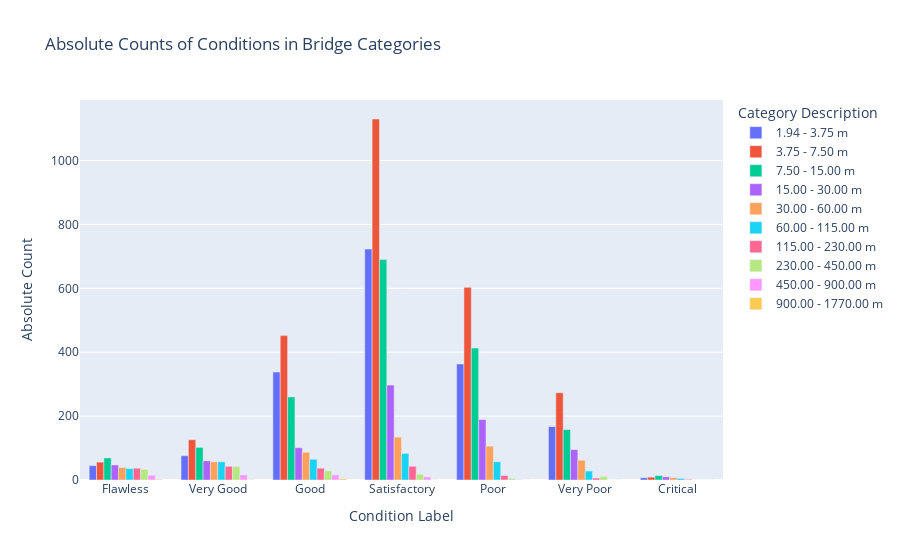

Here is the notebook cell this chart was saved with:
### Code cell
import pandas as pd
import numpy as np
import plotly.express as px

# Get the unique bridge length categories and sort them
categories = sorted(
    classified_bridges["Bridge_Length_Category"].unique(), key=lambda x: int(x))

# Create a list to store data for each category
data_list = []

# Define condition labels
condition_labels = {
    1: "Flawless",
    2: "Very Good",
    3: "Good",
    4: "Satisfactory",
    5: "Poor",
    6: "Very Poor",
    7: "Critical"
}

for category in categories:
    conditions = {1: 0, 2: 0, 3: 0, 4: 0, 5: 0, 6: 0, 7: 0}
    current = classified_bridges[classified_bridges["Bridge_Length_Category"] == category]
    value_counts = current["num_2023"].value_counts()

    # Create a DataFrame for the current category
    df = pd.DataFrame({'Conditions': list(conditions.keys()),
                       'Absolute Count': [value_counts.get(i, 0) for i in range(1, 8)]})

    # Add a column for the category description
    df['Category Description'] = category_description_mapping[category]

    # Add a column for condition labels
    df['Condition Label'] = df['Conditions'].map(condition_labels)

    # Append the DataFrame to the data list
    data_list.append(df)

# Concatenate all DataFrames in the data list
combined_data = pd.concat(data_list)

# Create a bar chart with Plotly Express and set barmode to 'group'
fig = px.bar(combined_data, x='Condition Label', y='Absolute Count',
             color='Category Description',
             title='Absolute Counts of Conditions in Bridge Categories',
             labels={'Condition Label': 'Condition Label',
                     'Absolute Count': 'Absolute Count',
                     'Category Description': 'Category Description'},
             barmode='group')  # Set barmode to 'group'

# Show the plot
fig.show()

### Figure 1 — Plotly figure (JSON) as saved in the notebook; plotly's stock layout.template omitted (floating-point values rounded to 4 significant figures)
{"data": [{"alignmentgroup": "True", "hovertemplate": "Category Description=1.94 - 3.75 m<br>Condition Label=%{x}<br>Absolute Count=%{y}<extra></extra>", "legendgroup": "1.94 - 3.75 m", "marker": {"color": "#636efa", "pattern": {"shape": ""}}, "name": "1.94 - 3.75 m", "offsetgroup": "1.94 - 3.75 m", "orientation": "v", "showlegend": true, "textposition": "auto", "type": "bar", "x": ["Flawless", "Very Good", "Good", "Satisfactory", "Poor", "Very Poor", "Critical"], "xaxis": "x", "y": [45, 76, 338, 723, 363, 167, 7], "yaxis": "y"}, {"alignmentgroup": "True", "hovertemplate": "Category Description=3.75 - 7.50 m<br>Condition Label=%{x}<br>Absolute Count=%{y}<extra></extra>", "legendgroup": "3.75 - 7.50 m", "marker": {"color": "#EF553B", "pattern": {"shape": ""}}, "name": "3.75 - 7.50 m", "offsetgroup": "3.75 - 7.50 m", "orientation": "v", "showlegend": true, "textposition": "auto", "type": "bar", "x": ["Flawless", "Very Good", "Good", "Satisfactory", "Poor", "Very Poor", "Critical"], "xaxis": "x", "y": [56, 126, 452, 1130, 603, 273, 9], "yaxis": "y"}, {"alignmentgroup": "True", "hovertemplate": "Category Description=7.50 - 15.00 m<br>Condition Label=%{x}<br>Absolute Count=%{y}<extra></extra>", "legendgroup": "7.50 - 15.00 m", "marker": {"color": "#00cc96", "pattern": {"shape": ""}}, "name": "7.50 - 15.00 m", "offsetgroup": "7.50 - 15.00 m", "orientation": "v", "showlegend": true, "textposition": "auto", "type": "bar", "x": ["Flawless", "Very Good", "Good", "Satisfactory", "Poor", "Very Poor", "Critical"], "xaxis": "x", "y": [69, 102, 260, 690, 413, 158, 14], "yaxis": "y"}, {"alignmentgroup": "True", "hovertemplate": "Category Description=15.00 - 30.00 m<br>Condition Label=%{x}<br>Absolute Count=%{y}<extra></extra>", "legendgroup": "15.00 - 30.00 m", "marker": {"color": "#ab63fa", "pattern": {"shape": ""}}, "name": "15.00 - 30.00 m", "offsetgroup": "15.00 - 30.00 m", "orientation": "v", "showlegend": true, "textposition": "auto", "type": "bar", "x": ["Flawless", "Very Good", "Good", "Satisfactory", "Poor", "Very Poor", "Critical"], "xaxis": "x", "y": [47, 60, 101, 297, 189, 95, 10], "yaxis": "y"}, {"alignmentgroup": "True", "hovertemplate": "Category Description=30.00 - 60.00 m<br>Condition Label=%{x}<br>Absolute Count=%{y}<extra></extra>", "legendgroup": "30.00 - 60.00 m", "marker": {"color": "#FFA15A", "pattern": {"shape": ""}}, "name": "30.00 - 60.00 m", "offsetgroup": "30.00 - 60.00 m", "orientation": "v", "showlegend": true, "textposition": "auto", "type": "bar", "x": ["Flawless", "Very Good", "Good", "Satisfactory", "Poor", "Very Poor", "Critical"], "xaxis": "x", "y": [39, 57, 87, 134, 106, 62, 7], "yaxis": "y"}, {"alignmentgroup": "True", "hovertemplate": "Category Description=60.00 - 115.00 m<br>Condition Label=%{x}<br>Absolute Count=%{y}<extra></extra>", "legendgroup": "60.00 - 115.00 m", "marker": {"color": "#19d3f3", "pattern": {"shape": ""}}, "name": "60.00 - 115.00 m", "offsetgroup": "60.00 - 115.00 m", "orientation": "v", "showlegend": true, "textposition": "auto", "type": "bar", "x": ["Flawless", "Very Good", "Good", "Satisfactory", "Poor", "Very Poor", "Critical"], "xaxis": "x", "y": [36, 57, 65, 83, 57, 28, 5], "yaxis": "y"}, {"alignmentgroup": "True", "hovertemplate": "Category Description=115.00 - 230.00 m<br>Condition Label=%{x}<br>Absolute Count=%{y}<extra></extra>", "legendgroup": "115.00 - 230.00 m", "marker": {"color": "#FF6692", "pattern": {"shape": ""}}, "name": "115.00 - 230.00 m", "offsetgroup": "115.00 - 230.00 m", "orientation": "v", "showlegend": true, "textposition": "auto", "type": "bar", "x": ["Flawless", "Very Good", "Good", "Satisfactory", "Poor", "Very Poor", "Critical"], "xaxis": "x", "y": [37, 43, 37, 43, 14, 6, 2], "yaxis": "y"}, {"alignmentgroup": "True", "hovertemplate": "Category Description=230.00 - 450.00 m<br>Condition Label=%{x}<br>Absolute Count=%{y}<extra></extra>", "legendgroup": "230.00 - 450.00 m", "marker": {"color": "#B6E880", "pattern": {"shape": ""}}, "name": "230.00 - 450.00 m", "offsetgroup": "230.00 - 450.00 m", "orientation": "v", "showlegend": true, "textposition": "auto", "type": "bar", "x": ["Flawless", "Very Good", "Good", "Satisfactory", "Poor", "Very Poor", "Critical"], "xaxis": "x", "y": [33, 42, 29, 18, 5, 11, 0], "yaxis": "y"}, {"alignmentgroup": "True", "hovertemplate": "Category Description=450.00 - 900.00 m<br>Condition Label=%{x}<br>Absolute Count=%{y}<extra></extra>", "legendgroup": "450.00 - 900.00 m", "marker": {"color": "#FF97FF", "pattern": {"shape": ""}}, "name": "450.00 - 900.00 m", "offsetgroup": "450.00 - 900.00 m", "orientation": "v", "showlegend": true, "textposition": "auto", "type": "bar", "x": ["Flawless", "Very Good", "Good", "Satisfactory", "Poor", "Very Poor", "Critical"], "xaxis": "x", "y": [15, 16, 16, 10, 1, 0, 0], "yaxis": "y"}, {"alignmentgroup": "True", "hovertemplate": "Category Description=900.00 - 1770.00 m<br>Condition Label=%{x}<br>Absolute Count=%{y}<extra></extra>", "legendgroup": "900.00 - 1770.00 m", "marker": {"color": "#FECB52", "pattern": {"shape": ""}}, "name": "900.00 - 1770.00 m", "offsetgroup": "900.00 - 1770.00 m", "orientation": "v", "showlegend": true, "textposition": "auto", "type": "bar", "x": ["Flawless", "Very Good", "Good", "Satisfactory", "Poor", "Very Poor", "Critical"], "xaxis": "x", "y": [2, 1, 4, 0, 0, 0, 0], "yaxis": "y"}], "layout": {"barmode": "group", "legend": {"title": {"text": "Category Description"}, "tracegroupgap": 0}, "title": {"text": "Absolute Counts of Conditions in Bridge Categories"}, "xaxis": {"anchor": "y", "domain": [0, 1], "title": {"text": "Condition Label"}}, "yaxis": {"anchor": "x", "domain": [0, 1], "title": {"text": "Absolute Count"}}}}
